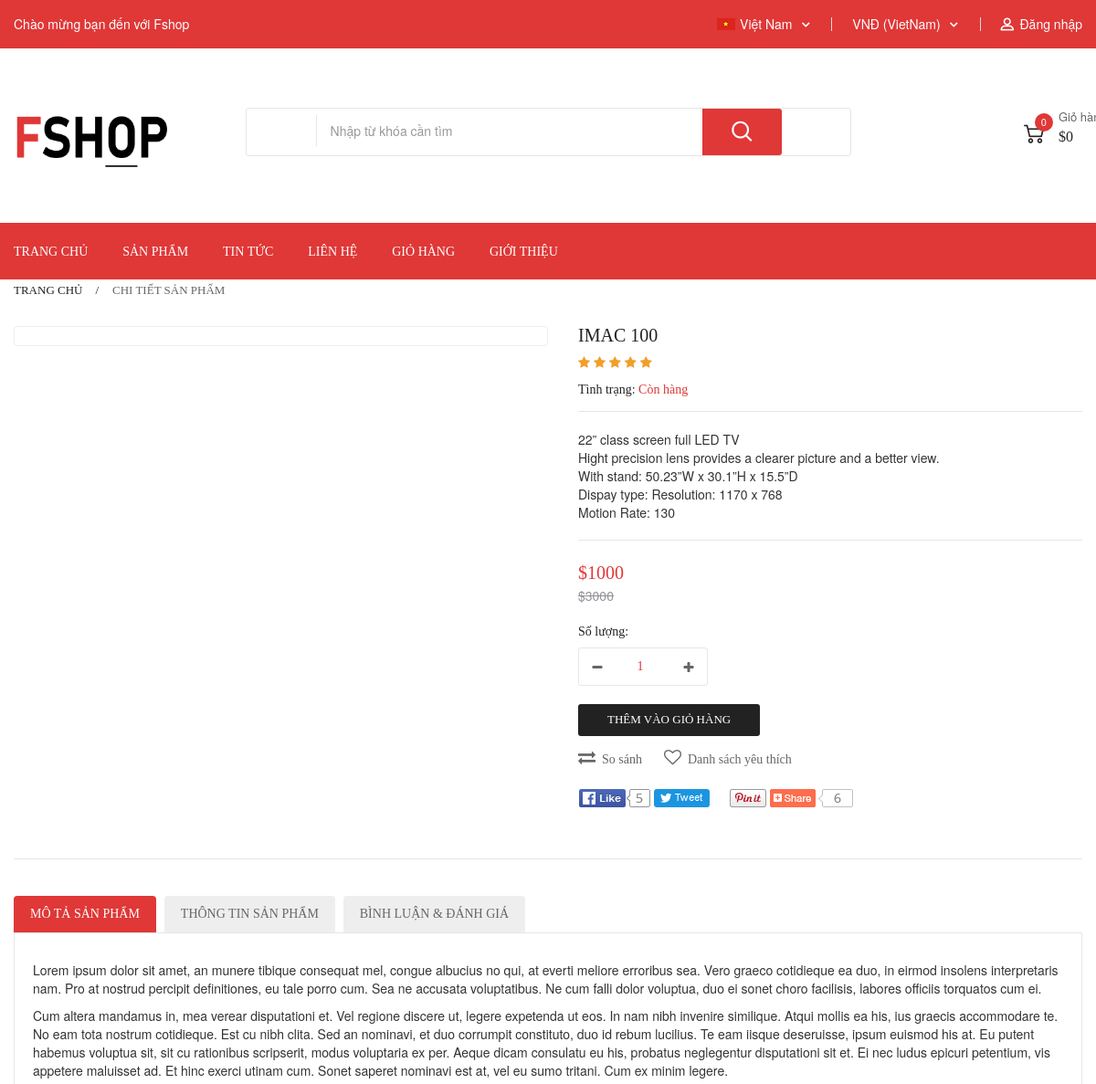
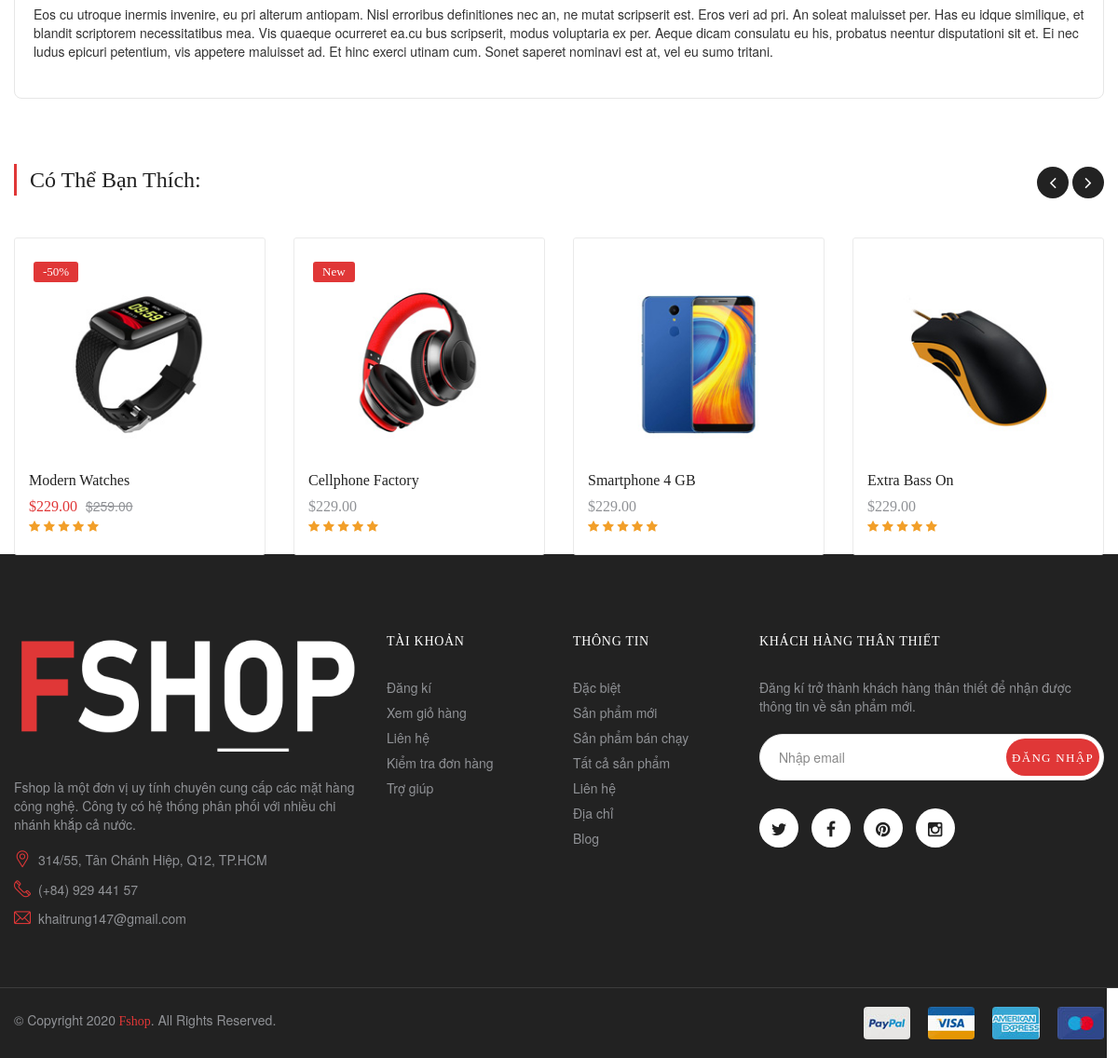
The app's page /site/site/index.php?ctrl=product&action=detail&id=4 with its own data (2 pictures, top to bottom).
### tables this page shows
CREATE TABLE `sanpham` (
  `ma_sp` int(225) NOT NULL,
  `ma_loai` int(11) NOT NULL,
  `ten_sp` varchar(20) NOT NULL,
  `gia_goc` decimal(20,0) NOT NULL,
  `gia_giam` decimal(20,0) NOT NULL,
  `hang` int(20) NOT NULL,
  `hinh_anh` varchar(100) NOT NULL,
  `mo_ta` varchar(100) NOT NULL,
  `truy_cap` int(11) DEFAULT NULL,
  `thu_tu` int(225) NOT NULL,
  `an_hien` tinyint(1) NOT NULL
);

### site/site/model/database.php (called while the page is built, shortened)
<?php
    function getConnection(){
        $host= 'localhost';
        $dbname= 'du_an_1';
        $username='root';
        $password='';
        $options= array(PDO::MYSQL_ATTR_INIT_COMMAND => "SET NAMES utf8",
        PDO::ATTR_ERRMODE => PDO::ERRMODE_EXCEPTION);
        $DBH= new PDO('mysql:host='.$host.';dbname='.$dbname,$username, $password, $options);
        return $DBH;
    }
    function queryOne($sql){
        $connect= getConnection();
        $result= $connect->query($sql);
        $row=$result->fetch(PDO::FETCH_ASSOC);
        return $row;
    }
?>

### site/site/model/product.php (called while the page is built, shortened)
<?php
	include 'database.php';
	function showProductbyId($id){
		$sql="select *from sanpham where ma_sp='$id' ";
		return queryOne($sql);
	}
?>

### site/site/view/detail_product.php (the view, shortened to what this page needs)
<div class="container">
            <ol class="breadcrumb-page">
                <li><a href="index-2.html">Trang chủ</a></li>
                <li class="active"><a href="#">Chi tiết sản phẩm</a></li>
            </ol>
        </div>
        <div class="container">
            <div class="product-content-single">
                <div class="row">
                    <div class="col-md-6 col-sm-12 padding-right">
                        <div class="product-media">
                            <div class="image-preview-container image-thick-box image_preview_container">
                            </div>
                        </div>
                    </div>
                    <div class="col-md-6 col-sm-12">
                        <div class="product-info-main">
                            <div class="product-name"><a href="#"><?php echo $product['ten_sp'] ?></a></div>
                            <span class="star-rating">
                                    <i class="fa fa-star" aria-hidden="true"></i>
                                    <i class="fa fa-star" aria-hidden="true"></i>
                                    <i class="fa fa-star" aria-hidden="true"></i>
                                    <i class="fa fa-star" aria-hidden="true"></i>
                                    <i class="fa fa-star" aria-hidden="true"></i>
                                </span>
                            <div class="product-info-stock-sku">
                                <div class="stock available">
                                    <span class="label-stock">Tình trạng: </span>Còn hàng
                                </div>
                            </div>
                            <div class="product-infomation">
                                22” class screen full LED TV<br>
                                Hight precision lens provides a clearer picture and a better view.<br>
                                With stand: 50.23”W x 30.1”H x 15.5”D<br>
                                Dispay type: Resolution: 1170 x 768<br>
                                Motion Rate: 130
                            </div>
                            <div class="product-info-price">
                                <span class="price">
                                    <ins>$<?php echo $product['gia_giam'] ?></ins>
                                    <del>$<?php echo $product['gia_goc'] ?></del>
                                </span>
                                <div class="quantity">
                                    <h6 class="quantity-title">Số lượng:</h6>
                                    <div class="buttons-added">
                                        <input type="text" value="1" title="Qty" class="input-text qty text" size="1">
                                        <a href="#" class="sign plus"><i class="fa fa-plus"></i></a>
                                        <a href="#" class="sign minus"><i class="fa fa-minus"></i></a>
                                    </div>
                                </div>
                                <div class="single-add-to-cart">
                                    <a href="index.php?ctrl=cart&action=addtocart&id=<?php echo $product['ma_sp'] ?>" class="btn-add-to-cart">Thêm vào giỏ hàng</a>
                                    <a href="compare.html" class="compare"><i class="fa fa-exchange"></i>So sánh</a>
                                    <a href="wishlist.html" class="wishlist"><i class="fa fa-heart-o" aria-hidden="true"></i>Danh sách yêu thích</a>
                                </div>
                            </div>
                            <div class="group-btn-share">
                                <a href="#"><img src="assets/images/detail/btn1.png" alt="btn1"></a>
                                <a href="#"><img src="assets/images/detail/btn2.png" alt="btn1"></a>
                                <a href="#"><img src="assets/images/detail/btn3.png" alt="btn1"></a>
                                <a href="#"><img src="assets/images/detail/btn4.png" alt="btn1"></a>
                            </div>
                        </div>
                    </div>
                </div>
            </div>
        </div>
        <div class="container">
            <div class="tab-details-product">
                <ul class="box-tab nav-tab">
                    <li class="active"><a data-toggle="tab" href="#tab-1">Mô tả sản phẩm</a></li>
                    <li><a data-toggle="tab" href="#tab-2">Thông tin sản phẩm</a></li>
                    <li><a data-toggle="tab" href="#tab-3">Bình luận & đánh giá</a></li>
                </ul>
                <div class="tab-container">
                    <div id="tab-1" class="tab-panel active">
                        <div class="box-content">
                            <p>Lorem ipsum dolor sit amet, an munere tibique consequat mel, congue albucius no qui, at
                                everti meliore erroribus sea. Vero graeco cotidieque ea duo, in eirmod insolens
                                interpretaris nam. Pro at nostrud percipit definitiones, eu tale porro cum. Sea ne
                                accusata voluptatibus. Ne cum falli dolor voluptua, duo ei sonet choro facilisis,
                                labores officiis torquatos cum ei.</p>
                            <p>Cum altera mandamus in, mea verear disputationi et. Vel regione discere ut, legere
                                expetenda ut eos. In nam nibh invenire similique. Atqui mollis ea his, ius graecis
                                accommodare te. No eam tota nostrum cotidieque. Est cu nibh clita. Sed an nominavi, et
                                duo corrumpit constituto, duo id rebum lucilius. Te eam iisque deseruisse, ipsum euismod
                                his at. Eu putent habemus voluptua sit, sit cu rationibus scripserit, modus voluptaria
                                ex per. Aeque dicam consulatu eu his, probatus neglegentur disputationi sit et. Ei nec
                                ludus epicuri petentium, vis appetere maluisset ad. Et hinc exerci utinam cum. Sonet
                                saperet nominavi est at, vel eu sumo tritani. Cum ex minim legere.</p>
                            <p>Eos cu utroque inermis invenire, eu pri alterum antiopam. Nisl erroribus definitiones nec
                                an, ne mutat scripserit est. Eros veri ad pri. An soleat maluisset per. Has eu idque
                                similique, et blandit scriptorem necessitatibus mea. Vis quaeque ocurreret ea.cu bus
                                scripserit, modus voluptaria ex per. Aeque dicam consulatu eu his, probatus neentur
                                disputationi sit et. Ei nec ludus epicuri petentium, vis appetere maluisset ad. Et hinc
                                exerci utinam cum. Sonet saperet nominavi est at, vel eu sumo tritani.</p>
                        </div>
                    </div>
                </div>
            </div>
        </div>
        <div class="block-recent-view single">
            <div class="container">
                <div class="title-of-section">Có thể bạn thích:</div>
                <div class="owl-carousel nav-style2 border-background equal-container" data-nav="true"
                     data-autoplay="false" data-dots="false" data-loop="true" data-margin="30"
                     data-responsive='{"0":{"items":1},"480":{"items":2},"768":{"items":3},"992":{"items":4},"1200":{"items":4}}'>
                    <div class="product-item style1">
                        <div class="product-inner equal-elem">
                            <div class="product-thumb">
                                <div class="thumb-inner">
                                    <a href="#"><img src="assets/images/home1/r1.jpg" alt="r1"></a>
                                </div>
                                <span class="onsale">-50%</span>
                            </div>
                            <div class="product-innfo">
                                <div class="product-name"><a href="#">Modern Watches</a></div>
                                <span class="price">
                                        <ins>$229.00</ins>
                                        <del>$259.00</del>
                                    </span>
                                <span class="star-rating">
                                        <i class="fa fa-star" aria-hidden="true"></i>
                                        <i class="fa fa-star" aria-hidden="true"></i>
                                        <i class="fa fa-star" aria-hidden="true"></i>
                                        <i class="fa fa-star" aria-hidden="true"></i>
                                        <i class="fa fa-star" aria-hidden="true"></i>
                                    </span>
                            </div>
                        </div>
                    </div>
                    <div class="product-item style1">
                        <div class="product-inner equal-elem">
                            <div class="product-thumb">
                                <div class="thumb-inner">
                                    <a href="#"><img src="assets/images/home1/r2.jpg" alt="r2"></a>
                                </div>
                                <span class="onnew">new</span>
                            </div>
                            <div class="product-innfo">
                                <div class="product-name"><a href="#">Cellphone Factory</a></div>
                                <span class="price price-dark">
                                        <ins>$229.00</ins>
                                    </span>
                                <span class="star-rating">
                                        <i class="fa fa-star" aria-hidden="true"></i>
                                        <i class="fa fa-star" aria-hidden="true"></i>
                                        <i class="fa fa-star" aria-hidden="true"></i>
                                        <i class="fa fa-star" aria-hidden="true"></i>
                                        <i class="fa fa-star" aria-hidden="true"></i>
                                    </span>
                            </div>
                        </div>
                    </div>
                    <div class="product-item style1">
                        <div class="product-inner equal-elem">
                            <div class="product-thumb">
                                <div class="thumb-inner">
                                    <a href="#"><img src="assets/images/home1/r3.jpg" alt="r3"></a>
                                </div>
                            </div>
                            <div class="product-innfo">
                                <div class="product-name"><a href="#">Smartphone 4 GB</a></div>
                                <span class="price price-dark">
                                        <ins>$229.00</ins>
                                    </span>
                                <span class="star-rating">
                                        <i class="fa fa-star" aria-hidden="true"></i>
                                        <i class="fa fa-star" aria-hidden="true"></i>
                                        <i class="fa fa-star" aria-hidden="true"></i>
                                        <i class="fa fa-star" aria-hidden="true"></i>
                                        <i class="fa fa-star" aria-hidden="true"></i>
                                    </span>
                            </div>
                        </div>
                    </div>
                    <div class="product-item style1">
                        <div class="product-inner equal-elem">
                            <div class="product-thumb">
                                <div class="thumb-inner">
                                    <a href="#"><img src="assets/images/home1/r4.jpg" alt="r4"></a>
                                </div>
                            </div>
                            <div class="product-innfo">
                                <div class="product-name"><a href="#">Extra Bass On</a></div>
                                <span class="price price-dark">
                                        <ins>$229.00</ins>
                                    </span>
                                <span class="star-rating">
                                        <i class="fa fa-star" aria-hidden="true"></i>
                                        <i class="fa fa-star" aria-hidden="true"></i>
                                        <i class="fa fa-star" aria-hidden="true"></i>
                                        <i class="fa fa-star" aria-hidden="true"></i>
                                        <i class="fa fa-star" aria-hidden="true"></i>
                                    </span>
                            </div>
                        </div>
                    </div>
                </div>
            </div>
        </div>

### records on screen
sanpham: ten_sp "IMAC 100", gia_giam "1000", gia_goc "3000"

### other values on screen
$dem "0"
$tongtien "0"
